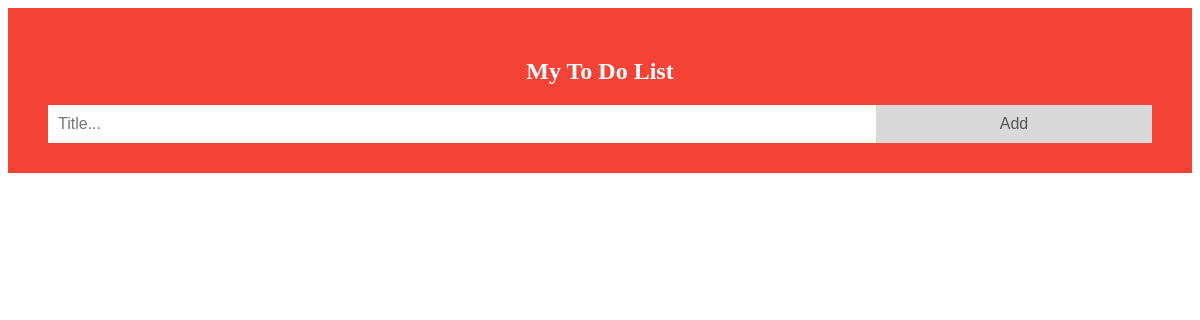
Page /todo/todo/ (signed in) on the earlier database version.
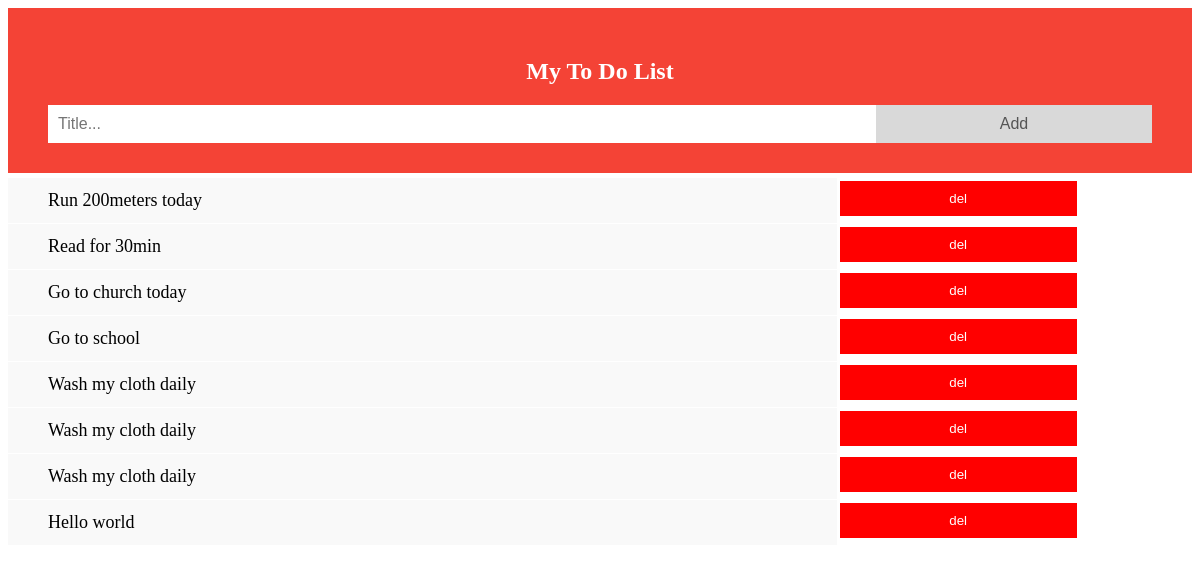
Same page on the later database version.
### todo/models.py (models this page shows, shortened)
class Todo(models.Model):
    owner = models.ForeignKey(User, on_delete=models.CASCADE)
    subject = models.CharField(max_length=40)

### todo/views.py (the view)
# urls.py: path("todo/", views.todos, name="todo"),
def todos(request):
    if not request.user.is_authenticated:
        return redirect("signin")
    if request.method == "POST":
        todo = request.POST['subject']
        Todo.objects.create(owner=request.user, subject=todo)
    todo = Todo.objects.filter(owner=request.user)
    context = {"todos":todo}
    return render(request, "todo.html", context)

### todo/templates/todo.html (shortened to what this page needs)
{%load static%}
<!DOCTYPE html>
<html lang="en">
<head>
   <link rel="stylesheet" href="{% static 'css/todo.css' %}">
</head>
<body>
   <div id="myDIV" class="header">
  <h2>My To Do List</h2>
  <form method="post">
     <input type="text" id="myInput" placeholder="Title..." name="subject" required>
     <button class="addbtn">Add</button>
  </form>
</div>
<ul id="myUL">
	{%for todo in todos%}
	<div class="todo">
	   <li>{{todo.subject}}</li>
	<a href="{% url 'delete' todo.pk%}"><button class="btn">del</button></a>
	</div>
	{%endfor%}
</ul>
</body>
</html>

### static/css/todo.css (style rules this page uses)
* { box-sizing: border-box; }
ul { margin: 0; padding: 0; }
ul li { cursor: pointer; position: relative; padding: 12px 8px 12px 40px; background: #eee; font-size: 18px; transition: 0.2s; float:left; width:70%; -webkit-user-select: none; -moz-user-select: none; -ms-user-select: none; user-select: none; }
ul li:nth-child(odd) { background: #f9f9f9; }
.header { background-color: #f44336; padding: 30px 40px; color: white; text-align: center; }
.header:after { content: ""; display: table; clear: both; }
input { margin: 0; border: none; border-radius: 0; width: 75%; padding: 10px; float: left; font-size: 16px; }
.addbtn { padding: 10px; width: 25%; background: #d9d9d9; color: #555; float: left; text-align: center; font-size: 16px; cursor: pointer; transition: 0.3s; border-radius: 0; border:none; }
.todo { display:flex: justify-content:center; align-items:center; margin: 5px 0 5px 0; }
.btn { padding:10px; margin:3px; background:red; color:white; border:none; width:20%; }

Differences in the rows shown:
added Todo: subject "Run 200meters today"
added Todo: subject "Read for 30min"
added Todo: subject "Go to church today"
added Todo: subject "Go to school"
added Todo: subject "Wash my cloth daily"
added Todo: subject "Wash my cloth daily"
added Todo: subject "Wash my cloth daily"
added Todo: subject "Hello world"
